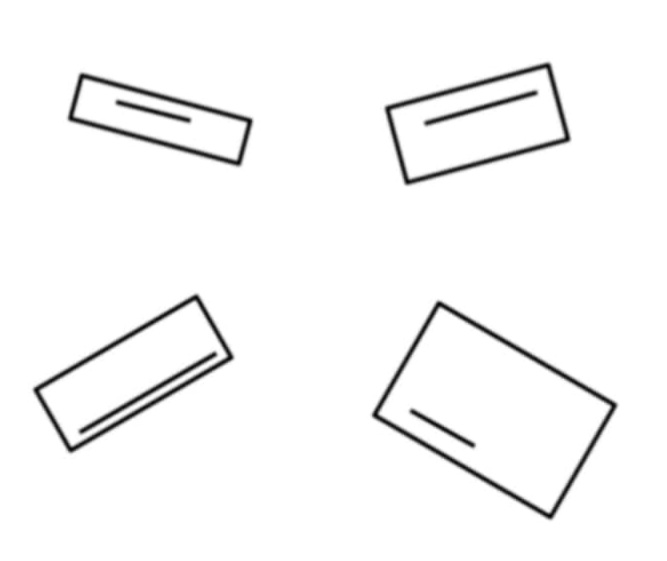
#> input picture resources/5.jpg, 667 x 561 px, found by its file name; the run also reads 1 picture not shown here
$ python rectangle_alignment.py
#> lines starting #> are read from the running program, lines starting #| are printed output that depends on the picture; after the words box and inside, x2 and y2 are one past the last pixel; in counts of white or black regions, pixels touching at a corner belong together
import cv2
import numpy as np
import math


#Function returns dictionary of information of line and rectangle contours

def getContours(img, imgContour, contourType):
    if contourType == "line":
        contours, hierarchy = cv2.findContours(img, cv2.RETR_TREE, cv2.CHAIN_APPROX_SIMPLE)
    else:
        contours, hierarchy = cv2.findContours(img, cv2.RETR_EXTERNAL, cv2.CHAIN_APPROX_SIMPLE)

    rectangleContours = []
    lineContours = []
    for i in range(0, len(contours)):
        peri = cv2.arcLength(contours[i], True)

        approx = cv2.approxPolyDP(contours[i], 0.02 * peri, True)
        area = cv2.contourArea(contours[i])

        rect = cv2.minAreaRect(contours[i])
        box = cv2.boxPoints(rect)

        box = np.int0(box)

        center = rect[0]
        size = rect[1]
        angle = rect[2]


        if contourType == "line":
            if area >= 5:
                if size[0] < 20 or size[1] < 20:
                    cv2.drawContours(imgContour, [box], 0, (0, 0, 255), 2)
                    line_dict = {'contour': i,
                                 'center': center,
                                 'size': size,
                                 'angle': angle,
                                 'area': area,
                                 'box': box}
                    lineContours.append(line_dict)
        else:
            x_start = box[3][0]
            y_start = box[3][1]
            a = box[0][0]
            b = box[0][1]
            c = box[2][0]
            d = box[2][1]
            d1 = math.sqrt((x_start - a) ** 2 + (y_start - b) ** 2)
            d2 = math.sqrt((x_start - c) ** 2 + (y_start - d) ** 2)
            if d1 >= d2:
                x_end = x_start - int(size[0])
                y_end = y_start - int(size[1])
            else:
                x_end = x_start + int(size[1])
                y_end = y_start - int(size[0])

            cv2.drawContours(imgContour, [box], 0, (0, 0, 255), 3)
            rect_dict = {'contour': i,
                         'center': center,
                         'size': size,
                         'angle': angle,
                         'area': area,
                         'box': box,
                         'BBpoints': [x_start, y_start, x_end, y_end]}
            rectangleContours.append(rect_dict)

    if contourType == "line":
        similarLineList = []
        while len(lineContours) != 0:
            similarLine = []
            line = lineContours[0]
            similarLine.append(line)
            for j in range(1, len(lineContours)):
                if j < len(lineContours):
                    if abs(line['center'][0] - lineContours[j]['center'][0] < 10 and line['center'][1] -
                           lineContours[j]['center'][1] < 10.0):
                        if abs(line['angle'] - lineContours[j]['angle']) < 1.0:
                            if abs(line['area'] - lineContours[j]['area']) < 175:
                                similarLine.append(lineContours[j])
                                del lineContours[j]
            del lineContours[0]
            similarLineList.extend([similarLine])

        for similarLines in similarLineList:
            if len(similarLines) > 1:
                if similarLines[0]['area'] < similarLines[1]['area']:
                    lineContours.append(similarLines[0])
                else:
                    lineContours.append(similarLines[1])

            else:
                lineContours.append(similarLines[0])
        return lineContours

    else:
        return rectangleContours


img = cv2.imread(r'C:\Users\ajna\Downloads\shishir\5.jpg')
#> img is the input picture: shape (561, 667, 3); min 1, max 255, mean 247.4
original_img = cv2.cvtColor(img, cv2.COLOR_BGR2RGB)

blankImg = cv2.imread(r'C:\Users\ajna\Downloads\shishir\blank.jpg')
imgContour = img.copy()

imgBlur = cv2.GaussianBlur(img, (7, 7), 1)
imgGray = cv2.cvtColor(imgBlur, cv2.COLOR_BGR2GRAY)

imgCanny = cv2.Canny(imgGray, 20, 23)
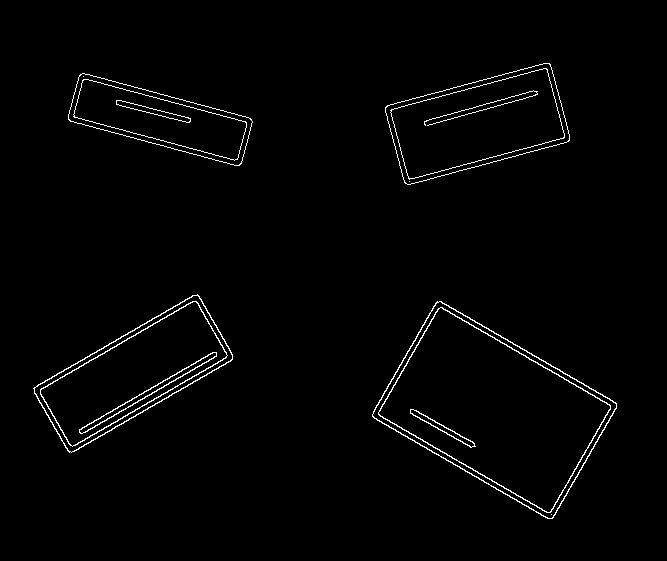
#> imgCanny: shape (561, 667); 1.6% white in thin lines or dots, all inside (x1, y1, x2, y2) = (33, 63, 617, 519)

lineContours = getContours(imgCanny, imgContour, "line")
#> in getContours, `contours, hierarchy = cv2.findContours(img, cv2.RETR_TREE, cv2.CHAIN_A..`: contours = 26 contours, 4 with area under 20; largest, box (x1, y1, x2, y2) and area: (372, 301, 617, 519) 28054, (372, 301, 617, 519) 27726, (378, 307, 611, 513) 24866, (378, 307, 611, 513) 24554, (33, 294, 233, 453) 14385
#> the loop in getContours, `for i in range(0, len(contours)):` made 26 passes
#> (peri, approx, area, box, center, size, angle) on passes 1, 2, 4, 5: (727.8, [[437, 301], [372, 416], [552, 518], [616, 403]], 28054.5, [[551, 520], [369, 415], [437, 298], [618, 403]], (494.1, 409.7), (135.4, 209.8), -59.98), (724.6, [[437, 302], [616, 404], [551, 518], [372, 415]], 27725.5, [[550, 520], [370, 415], [437, 299], [618, 403]], (494.1, 409.7), (134.5, 208.8), -59.98), (688.3, [[438, 308], [378, 414], [550, 512], [610, 405]], 24866.5, [[549, 514], [375, 414], [438, 305], [612, 405]], (494.1, 409.7), (125.8, 200.3), -59.97), (686, [[440, 307], [610, 406], [549, 512], [378, 413]], 24553.5, [[549, 513], [376, 413], [439, 305], [611, 405]], (494.2, 409.8), (124.9, 199.4), -59.98)
#> after the loop in getContours, `for i in range(0, len(contours)):`:
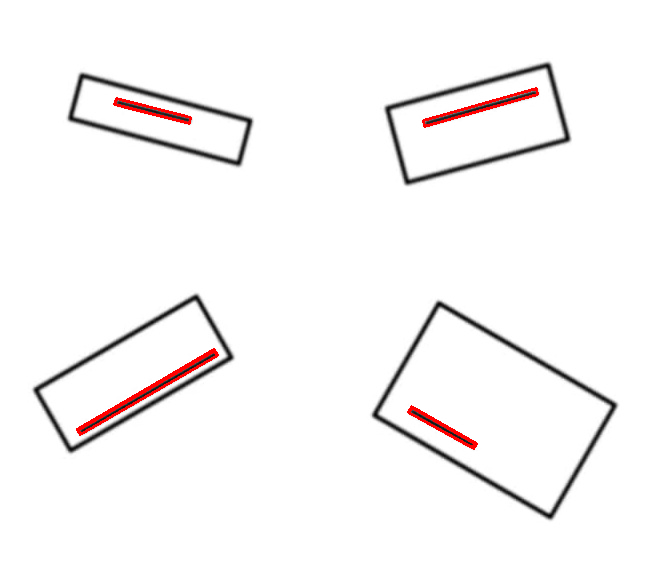
#> imgContour: shape (561, 667, 3); 0.75% of pixels changed, all inside (x1, y1, x2, y2) = (76, 87, 539, 450)
#> after the loop in getContours, `for i in range(0, len(contours)):`: lineContours = 7 items; rectangleContours = []
#> the loop in getContours, `while len(lineContours) != 0:` made 4 passes
#> after the loop in getContours, `while len(lineContours) != 0:`: similarLineList = 4 items
#> the loop in getContours, `for similarLines in similarLineList:` made 4 passes
#> lineContours = 4 items
rectangleContours = getContours(imgCanny, imgContour, "rectangle")
#> call 2 of getContours, with contourType = 'rectangle'
#> in getContours (call 2), `contours, hierarchy = cv2.findContours(img, cv2.RETR_EXTERNAL, cv2.CHA..`: contours = 4 contours; box (x1, y1, x2, y2) and area: (372, 301, 617, 519) 28054, (33, 294, 233, 453) 14385, (385, 63, 570, 185) 14008, (68, 73, 253, 166) 8842
#> the loop in getContours (call 2), `for i in range(0, len(contours)):` made 4 passes
#> (peri, approx, area, box, center, size, angle, x_start) on passes 1 to 4: (727.8, [[437, 301], [372, 416], [552, 518], [616, 403]], 28054.5, [[551, 520], [369, 415], [437, 298], [618, 403]], (494.1, 409.7), (135.4, 209.8), -59.98, 618), (563.7, [[197, 294], [33, 388], [69, 452], [232, 359]], 14385, [[69, 454], [30, 388], [196, 291], [235, 358]], (133.1, 373.1), (191.9, 76.39), -30.07, 235), (482.3, [[79, 75], [70, 121], [241, 163], [250, 118]], 8842.5, [[240, 166], [66, 120], [79, 71], [253, 118]], (159.8, 119.1), (50.46, 180.2), -74.99, 253), (534.4, [[550, 64], [387, 105], [404, 182], [568, 141]], 14008.5, [[404, 185], [383, 105], [549, 60], [571, 140]], (477.1, 123.4), (172.5, 82.85), -15.04, 571)
#> after the loop in getContours (call 2), `for i in range(0, len(contours)):`:
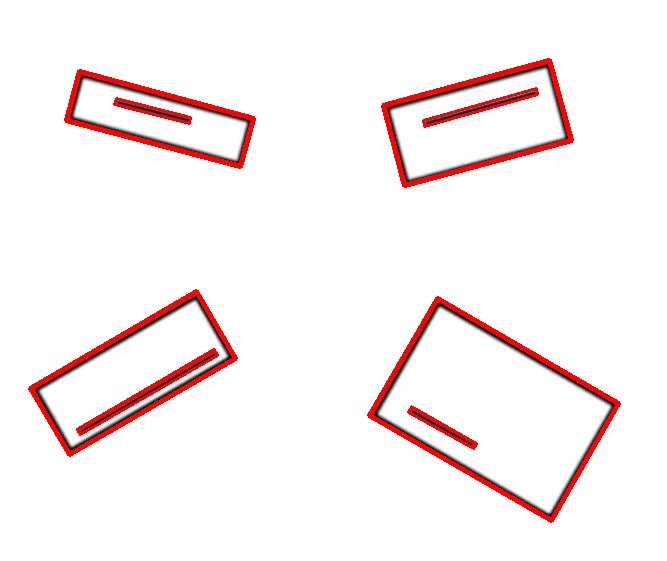
#> imgContour: shape (561, 667, 3); 2.96% of pixels changed, all inside (x1, y1, x2, y2) = (28, 58, 621, 523)
#> after the loop in getContours (call 2), `for i in range(0, len(contours)):`: lineContours = []; rectangleContours = 4 items
#> rectangleContours = 4 items

rotatedImgContour = img.copy()

for rectContour in rectangleContours:
    cv2.rectangle(rotatedImgContour, (rectContour['BBpoints'][0], rectContour['BBpoints'][1]), (rectContour['BBpoints'][2], rectContour['BBpoints'][3]), (219, 67, 119), 3)
    cv2.rectangle(blankImg, (rectContour['BBpoints'][0], rectContour['BBpoints'][1]),
                  (rectContour['BBpoints'][2], rectContour['BBpoints'][3]), (0, 0, 0), 2)
#> this loop made 4 passes
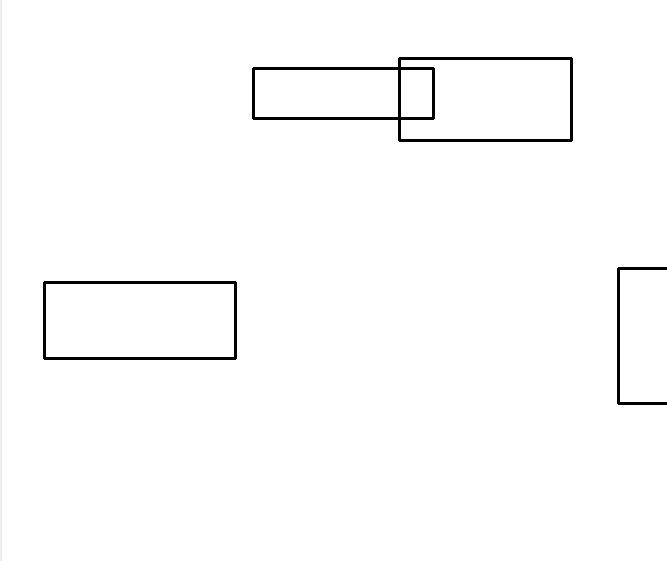
#> blankImg: shape (561, 667, 3); min 0, max 255, mean 251.4
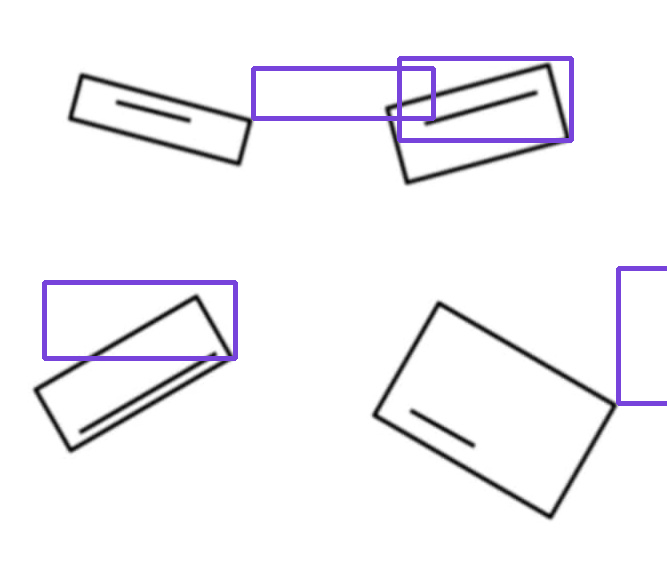
#> rotatedImgContour: shape (561, 667, 3); 2.29% of pixels changed, all inside (x1, y1, x2, y2) = (42, 56, 667, 406)


for lineContour in lineContours:
    if lineContour['size'][0] > lineContour['size'][1]:
        lineContour['length'] = lineContour['size'][0]
        lineContour['width'] = lineContour['size'][1]
    else:
        lineContour['length'] = lineContour['size'][1]
        lineContour['width'] = lineContour['size'][0]


def findPerpendicularDist(x1, y1, x2, y2, x, y):
    A = y1 - y2
    B = x2 - x1
    C = x1 * y2 - x2 * y1
    pd = abs((A * x + B * y + C)) / (math.sqrt(A * A + B * B))
    return pd


for i in range(0, len(lineContours)):
    (linePoint_x, linePoint_y) = lineContours[i]['box'][3]
    (rect_x1, rect_y1) = rectangleContours[i]['box'][3]
    (rect_x2, rect_y2) = rectangleContours[i]['box'][0]
    (rect_x3, rect_y3) = rectangleContours[i]['box'][2]

    pd1 = findPerpendicularDist(rect_x1, rect_y1, rect_x2, rect_y2, linePoint_x, linePoint_y)
    pd2 = findPerpendicularDist(rect_x1, rect_y1, rect_x3, rect_y3, linePoint_x, linePoint_y)
    pd1 = round(pd1, 0)
    pd2 = round(pd2, 0)

    box = rectangleContours[i]['box']
    x_start = box[3][0]
    y_start = box[3][1]
    length = round(lineContours[i]['length'], 0)

    a = box[0][0]
    b = box[0][1]
    c = box[2][0]
    d = box[2][1]
    d1 = math.sqrt((x_start - a) ** 2 + (y_start - b) ** 2)
    d2 = math.sqrt((x_start - c) ** 2 + (y_start - d) ** 2)
    if d1 >= d2:
        x_start = x_start - pd2
        x_end = x_start - length
        y_start = y_start - pd1
        y_end = y_start
    else:
        x_start = x_start + pd1
        x_end = x_start + length
        y_start = y_start - pd2
        y_end = y_start


    cv2.rectangle(rotatedImgContour, (int(x_start), int(y_start)), (int(x_end), int(y_end)), (219, 67, 119), 2)

    cv2.putText(rotatedImgContour, "Rectangle Alligned Image", (120, 28), cv2.FONT_HERSHEY_COMPLEX, 1, (0, 0, 255), 2)

    cv2.rectangle(blankImg, (int(x_start), int(y_start)), (int(x_end), int(y_end)), (0, 0, 0), 2)
    cv2.putText(blankImg, "", (120, 28), cv2.FONT_HERSHEY_COMPLEX, 1, (0, 0, 255), 2)
    cv2.imshow("Rectangular Allignment Window", blankImg)
#> this loop made 4 passes
#> (linePoint_x, linePoint_y, rect_x1, rect_y1, rect_x2, rect_y2, rect_x3, rect_y3) on passes 1 to 4: (474, 443, 618, 403, 551, 520, 437, 298), (217, 355, 235, 358, 69, 454, 196, 291), (190, 117, 253, 118, 240, 166, 79, 71), (537, 94, 571, 140, 404, 185, 549, 60)
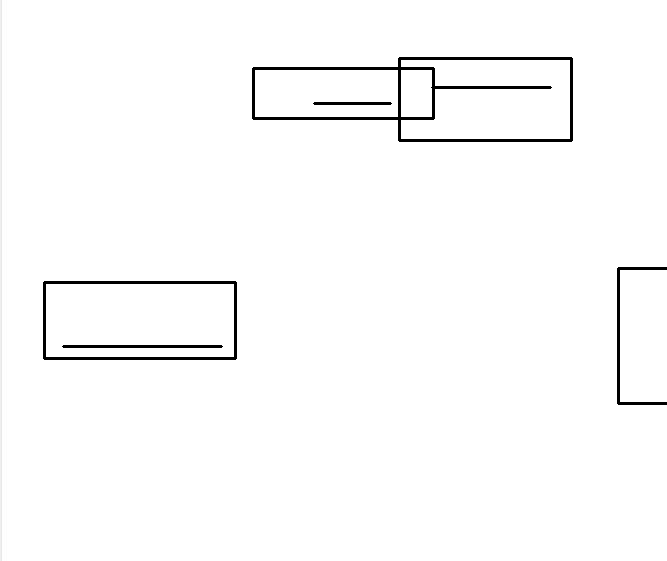
#> blankImg: shape (561, 667, 3); 0.28% of pixels changed, all inside (x1, y1, x2, y2) = (62, 86, 552, 348)
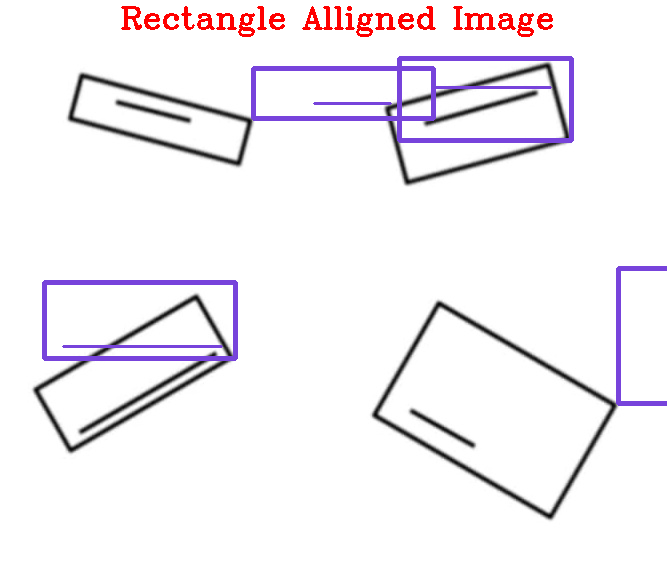
#> rotatedImgContour: shape (561, 667, 3); 1.31% of pixels changed, all inside (x1, y1, x2, y2) = (62, 6, 553, 348)


cv2.waitKey(0)

print("Success!!!")
